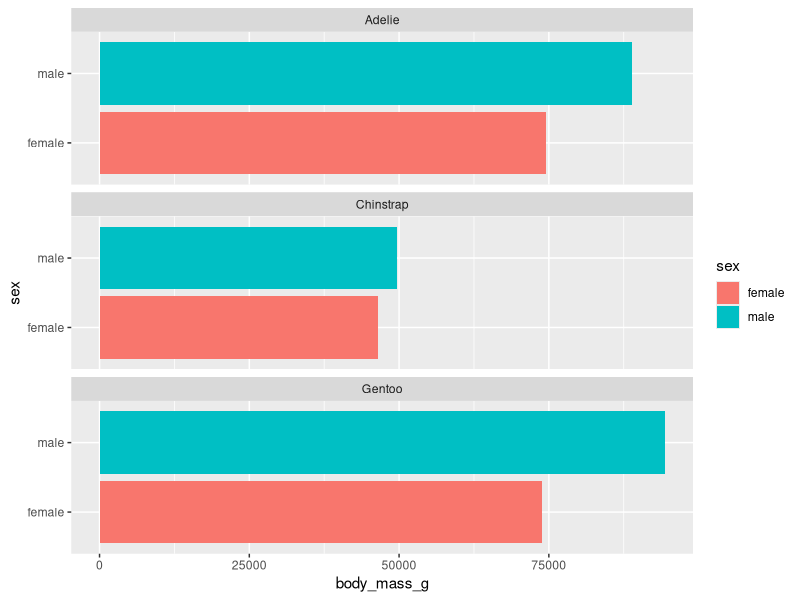
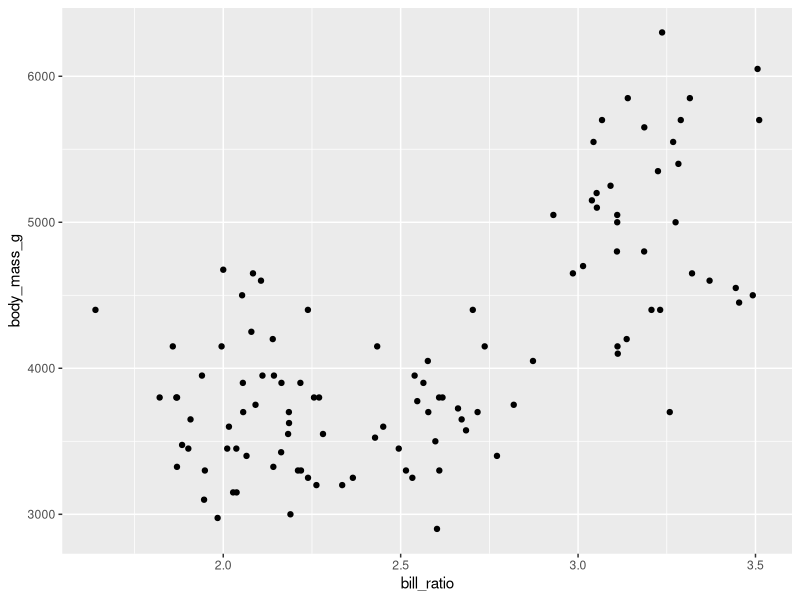
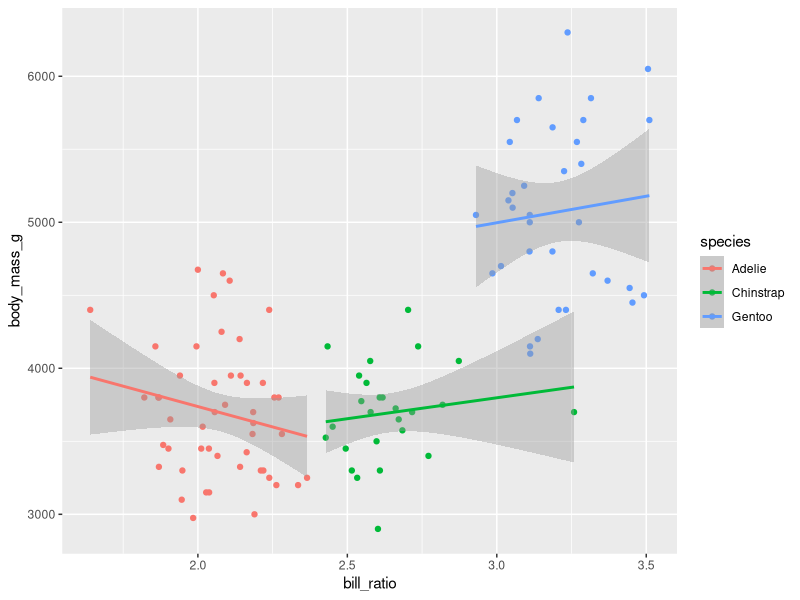
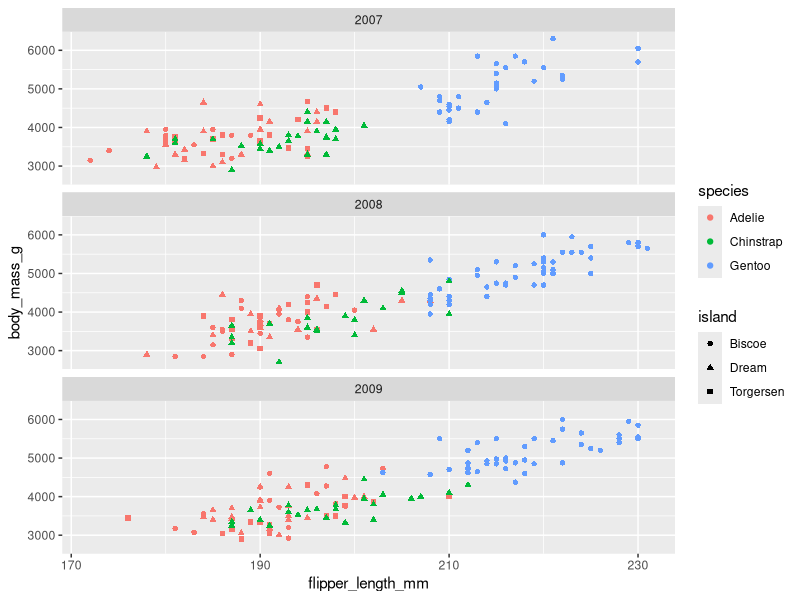

Here is the R script that generated these plots, in order:
## ---- chunk 1
knitr::opts_chunk$set(echo = TRUE, eval = TRUE,  
                      warning = FALSE, message = FALSE, 
                      fig.align = "center",
                      R.options = list(max.print=100))

# Edit the file starting below
## ---- chunk 2
# Call dplyr and ggplot2 packages within tidyverse
library(tidyverse)

# Paste and run the following uncommented code into your console: 
# install.packages("palmerpenguins")

# Save the data as a dataframe
penguins <- as.data.frame(palmerpenguins::penguins)
## ---- chunk 3
# filtering penguins data set
penguins_2007 <- penguins %>% filter(year == 2007)
penguins
penguins_2007

## ---- chunk 4
# pulling species-island count
penguins_2007 %>%
  group_by(species, island) %>%
  summarize(n())
  
## ---- chunk 5
# your code goes below (make sure to edit comment)
penguins_2007$bill_length_mm / penguins_2007$bill_depth_mm    # verifying

penguins_2007 %>%
  mutate(bill_ratio = (bill_length_mm / bill_depth_mm))    # adding to dataset
## ---- chunk 6
# select observations where bill ratio is greater than 3.5
penguins_2007 %>%
  mutate(bill_ratio = (bill_length_mm / bill_depth_mm)) %>%
  filter(bill_ratio > 3.5)
## ---- chunk 7
# your code goes below (make sure to edit comment)
penguins_2007 %>%
  mutate(bill_ratio = (bill_length_mm / bill_depth_mm), na.rm=T) %>%    # create bill_ratio
  select(species, sex, bill_ratio) %>%    # select relevant info
  group_by(species, sex) %>%
  summarize(min(bill_ratio, na.rm=T))    # select minimum bill ratio values
## ---- chunk 8
penguins_2007 %>%
  mutate(bill_ratio = bill_length_mm / bill_depth_mm, na.rm = T) %>%    # create bill_ratio obs
  group_by(species) %>%
  summarize(mean(bill_ratio, na.rm=T), sd(bill_ratio, na.rm=T))    # calculate mean and sd of bill ratio, excluding NA values
## ---- chunk 9
penguins_2007 %>%
  select(body_mass_g, sex, species) %>%    # select relevant info
  filter(!is.na(sex)) %>%    # exclude obs where sex is NA
  ggplot(aes(body_mass_g, sex, fill = sex)) +    #color bars according to sex
  geom_bar(stat="identity") +
  facet_wrap(~species, nrow = 3)
## ---- chunk 10
penguins_2007 %>%
  mutate(bill_ratio = bill_length_mm / bill_depth_mm, na.rm=T) %>%    # create bill ratio obs
  select(body_mass_g, bill_ratio) %>%    # select relevant obs
  filter(!is.na(bill_ratio) & !is.na(body_mass_g)) %>%    # exclude missing values for either variable
  ggplot(aes(bill_ratio, body_mass_g)) +
  geom_point()
## ---- chunk 11
penguins_2007 %>%
  mutate(bill_ratio = bill_length_mm / bill_depth_mm, na.rm=T) %>%    # create bill ratio obs
  select(body_mass_g, bill_ratio, species) %>%    # select relevant obs
  filter(!is.na(bill_ratio) & !is.na(body_mass_g)) %>%    # exclude missing values for either variable
  ggplot(aes(bill_ratio, body_mass_g, color=species)) +
  geom_point() +
  geom_smooth(method = "lm")
## ---- chunk 12
penguins %>%
  select(body_mass_g, flipper_length_mm, species, island, year) %>%   # select data
  filter(!is.na(body_mass_g) & !is.na(flipper_length_mm)) %>%    # remove missing values
  filter(!is.na(year)) %>%    # more filtering woohoo
  ggplot(aes(flipper_length_mm, body_mass_g, color=species, shape=island)) +
  geom_point() +
  scale_x_continuous(breaks = c(170, 190, 210, 230)) +    # set x-axis breaks
  facet_wrap(~year, nrow = 3)    # distinct year graphs
## ---- chunk 13
## DO NOT DELETE THIS BLOCK!
Sys.info()
